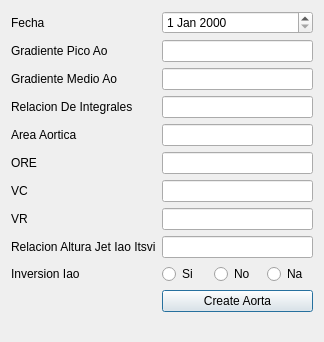
<?xml version="1.0" encoding="UTF-8"?>
<ui version="4.0">
 <class>DialogAorta</class>
 <widget class="QDialog" name="DialogAorta">
  <property name="geometry">
   <rect>
    <x>0</x>
    <y>0</y>
    <width>324</width>
    <height>342</height>
   </rect>
  </property>
  <property name="windowTitle">
   <string>Dialog</string>
  </property>
  <layout class="QGridLayout" name="gridLayout">
   <item row="0" column="0">
    <layout class="QFormLayout" name="formLayout">
     <item row="1" column="0">
      <widget class="QLabel" name="labelGradientePicoAo">
       <property name="text">
        <string>Gradiente Pico Ao</string>
       </property>
      </widget>
     </item>
     <item row="1" column="1">
      <widget class="QLineEdit" name="lineEditGradientePicoAo"/>
     </item>
     <item row="2" column="0">
      <widget class="QLabel" name="label_2">
       <property name="text">
        <string>Gradiente Medio Ao</string>
       </property>
      </widget>
     </item>
     <item row="9" column="0">
      <widget class="QLabel" name="label_3">
       <property name="text">
        <string>Inversion Iao</string>
       </property>
      </widget>
     </item>
     <item row="0" column="0">
      <widget class="QLabel" name="label_4">
       <property name="text">
        <string>Fecha</string>
       </property>
      </widget>
     </item>
     <item row="0" column="1">
      <widget class="QDateEdit" name="dateEditAorta"/>
     </item>
     <item row="8" column="0">
      <widget class="QLabel" name="label_5">
       <property name="text">
        <string>Relacion Altura Jet Iao Itsvi</string>
       </property>
      </widget>
     </item>
     <item row="7" column="0">
      <widget class="QLabel" name="label_6">
       <property name="text">
        <string>VR</string>
       </property>
      </widget>
     </item>
     <item row="3" column="0">
      <widget class="QLabel" name="label_7">
       <property name="text">
        <string>Relacion De Integrales</string>
       </property>
      </widget>
     </item>
     <item row="5" column="0">
      <widget class="QLabel" name="label_8">
       <property name="text">
        <string>ORE</string>
       </property>
      </widget>
     </item>
     <item row="4" column="0">
      <widget class="QLabel" name="label_9">
       <property name="text">
        <string>Area Aortica</string>
       </property>
      </widget>
     </item>
     <item row="6" column="0">
      <widget class="QLabel" name="label_10">
       <property name="text">
        <string>VC</string>
       </property>
      </widget>
     </item>
     <item row="2" column="1">
      <widget class="QLineEdit" name="lineEditGradienteMedioAo"/>
     </item>
     <item row="3" column="1">
      <widget class="QLineEdit" name="lineEditRelacionDeIntegrales"/>
     </item>
     <item row="4" column="1">
      <widget class="QLineEdit" name="lineEditAreaAortica"/>
     </item>
     <item row="5" column="1">
      <widget class="QLineEdit" name="lineEditOreIao"/>
     </item>
     <item row="6" column="1">
      <widget class="QLineEdit" name="lineEditVcIao"/>
     </item>
     <item row="7" column="1">
      <widget class="QLineEdit" name="lineEditVrIao"/>
     </item>
     <item row="8" column="1">
      <widget class="QLineEdit" name="lineEditRelacionAlturaJetIaoItsvi"/>
     </item>
     <item row="9" column="1">
      <layout class="QHBoxLayout" name="horizontalLayout">
       <item>
        <widget class="QRadioButton" name="radioButtonInversionIaoSi">
         <property name="text">
          <string>Si</string>
         </property>
        </widget>
       </item>
       <item>
        <widget class="QRadioButton" name="radioButtonInversionIaoNo">
         <property name="text">
          <string>No</string>
         </property>
        </widget>
       </item>
       <item>
        <widget class="QRadioButton" name="radioButtonInversionIaoNa">
         <property name="text">
          <string>Na</string>
         </property>
        </widget>
       </item>
      </layout>
     </item>
     <item row="10" column="1">
      <widget class="QPushButton" name="pushButtonAorta">
       <property name="text">
        <string>Create Aorta</string>
       </property>
      </widget>
     </item>
    </layout>
   </item>
  </layout>
 </widget>
 <resources/>
 <connections/>
</ui>
